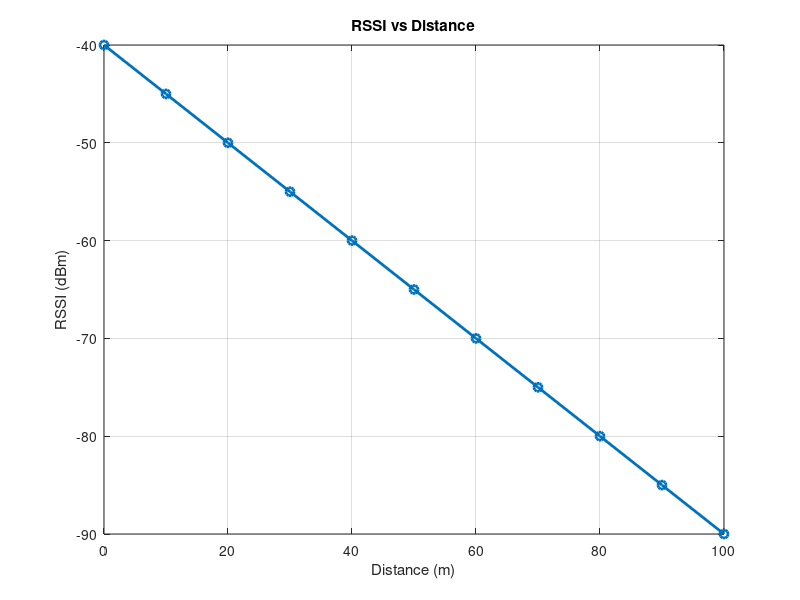
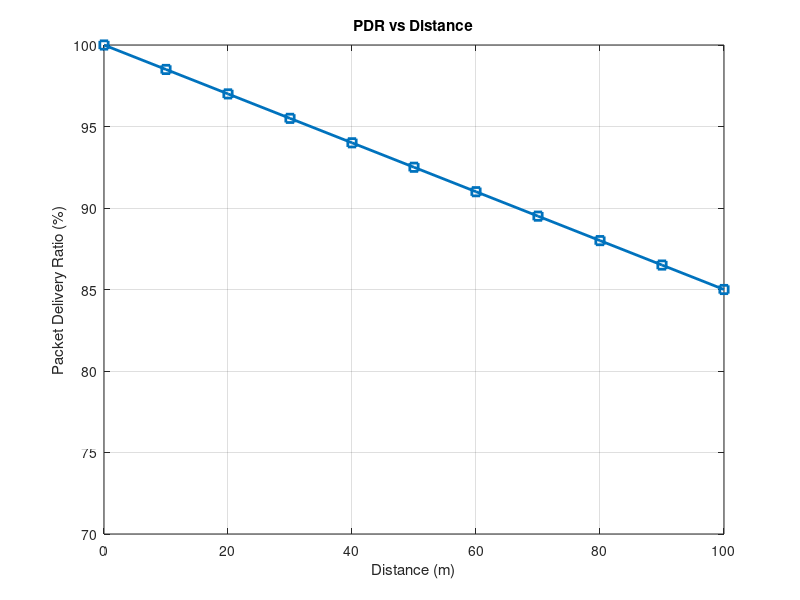
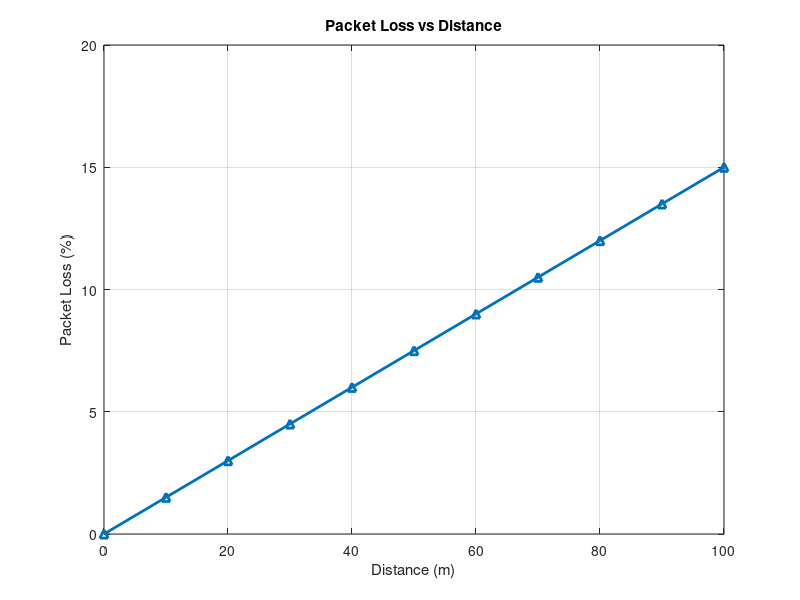
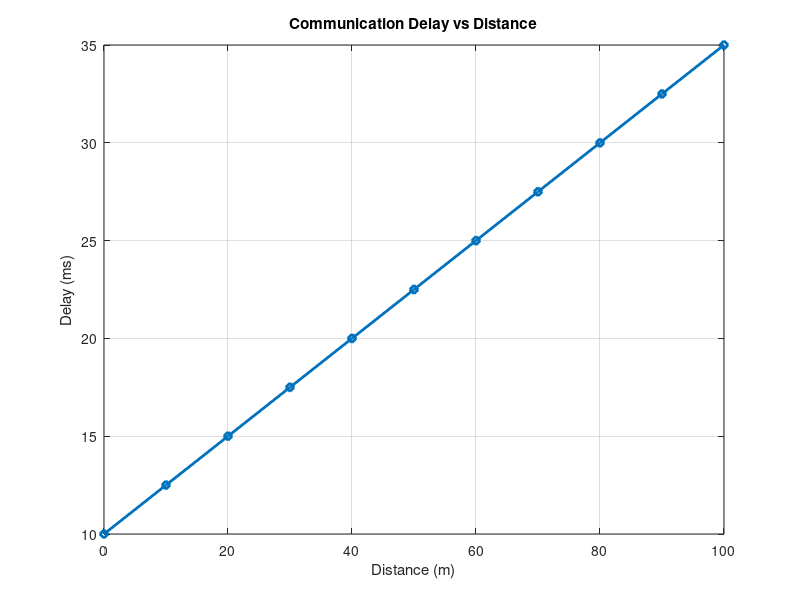

These figures' MATLAB source, in order:
clc;
clear;
close all;
D = 0:10:100;
RSSI = -40-0.5*D;
PDR = 100-0.15*D;
Loss = 100-PDR;
Delay = 10+0.25*D;
fprintf('Distance\tRSSI(dBm)\tPDR(%%)\tLoss(%%)\tDelay(ms)\n');
for i = 1:length(D)
    fprintf('%5d\t\t%6.1f\t\t%6.1f\t%6.1f\t%6.1f\n', ...
        D(i),RSSI(i),PDR(i),Loss(i),Delay(i));
end
figure;
plot(D,RSSI,'-o','LineWidth',2);
grid on;
xlabel('Distance (m)');
ylabel('RSSI (dBm)');
title('RSSI vs Distance');
figure;
plot(D,PDR,'-s','LineWidth',2);
grid on;
xlabel('Distance (m)');
ylabel('Packet Delivery Ratio (%)');
title('PDR vs Distance');
ylim([70 100]);
figure;
plot(D,Loss,'-^','LineWidth',2);
grid on;
xlabel('Distance (m)');
ylabel('Packet Loss (%)');
title('Packet Loss vs Distance');
figure;
plot(D,Delay,'-d','LineWidth',2);
grid on;
xlabel('Distance (m)');
ylabel('Delay (ms)');
title('Communication Delay vs Distance');
fprintf('\nConnectivity Status\n');
for i = 1:length(D)
    if RSSI(i) > -60
        Status = 'Excellent';
    elseif RSSI(i) > -75
        Status = 'Good';
    elseif RSSI(i) > -90
        Status = 'Weak';
    else
        Status = 'Disconnected';
    end
    fprintf('Distance = %3d m   RSSI = %5.1f dBm   %s\n', ...
        D(i),RSSI(i),Status);
end
Duser = input('\nEnter Communication Distance (m): ');
R = -40-0.5*Duser;
P = 100-0.15*Duser;
L = 100-P;
T = 10+0.25*Duser;
fprintf('\nConnectivity Report\n');
fprintf('Distance            : %.1f m\n',Duser);
fprintf('RSSI                : %.2f dBm\n',R);
fprintf('PDR                 : %.2f %%\n',P);
fprintf('Packet Loss         : %.2f %%\n',L);
fprintf('Communication Delay : %.2f ms\n',T);
if R > -60
    disp('Link Quality : Excellent');
elseif R > -75
    disp('Link Quality : Good');
elseif R > -90
    disp('Link Quality : Weak');
else
    disp('Link Quality : Connection Lost');
end
